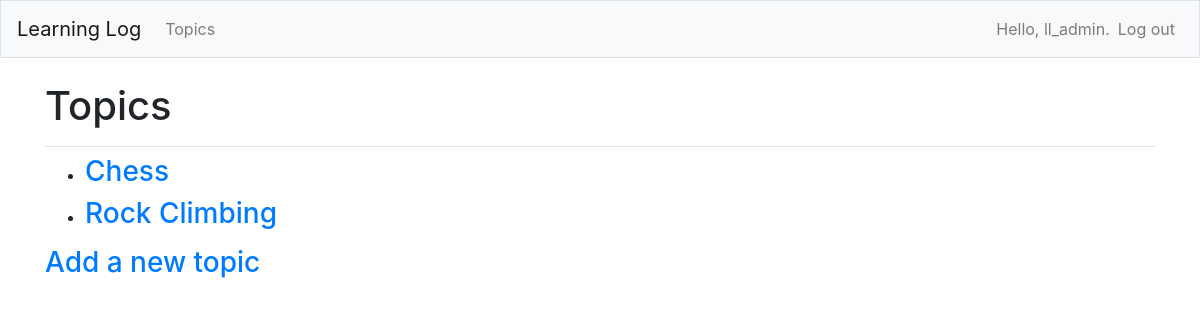
The app's page /topics/ (signed in), older data.
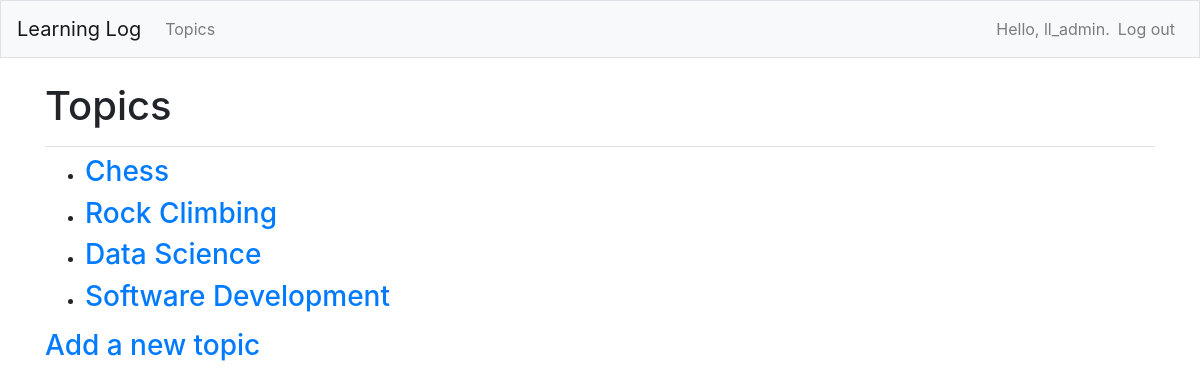
The same page, newer data.
### learning_logs/models.py (models this page shows)
class Topic(models.Model):
	text = models.CharField(max_length=200)
	date_added = models.DateTimeField(auto_now_add=True)
	owner = models.ForeignKey(User, on_delete=models.CASCADE)
	def __str__(self):
		return self.text

### learning_logs/views.py (the view)
# urls.py: path('topics/', views.topics, name='topics'),
@login_required
def topics(request):
	topics = Topic.objects.filter(owner=request.user).order_by('date_added')
	context = {'topics': topics}
	return render(request, 'learning_logs/topics.html', context)

### learning_logs/templates/learning_logs/topics.html
{% extends "learning_logs/base.html" %}
{% block page_header %}
  <h1>Topics</h1>
{% endblock page_header %}
{% block content %}
  <ul>
	{% for topic in topics %}
	  <li><h3>
		<a href="{% url 'learning_logs:topic' topic.id %}">{{ topic }}</a>
	  </h3></li>
	{% empty %}
	  <li><h3>No topics have been added yet.</h3></li>
	{% endfor %}
  </ul>
  <h3><a href="{% url 'learning_logs:new_topic' %}">Add a new topic</a></h3>
{% endblock content %}

Row changes from the older to the newer data that the page shows:
added Topic: text "Data Science"
added Topic: text "Software Development"
